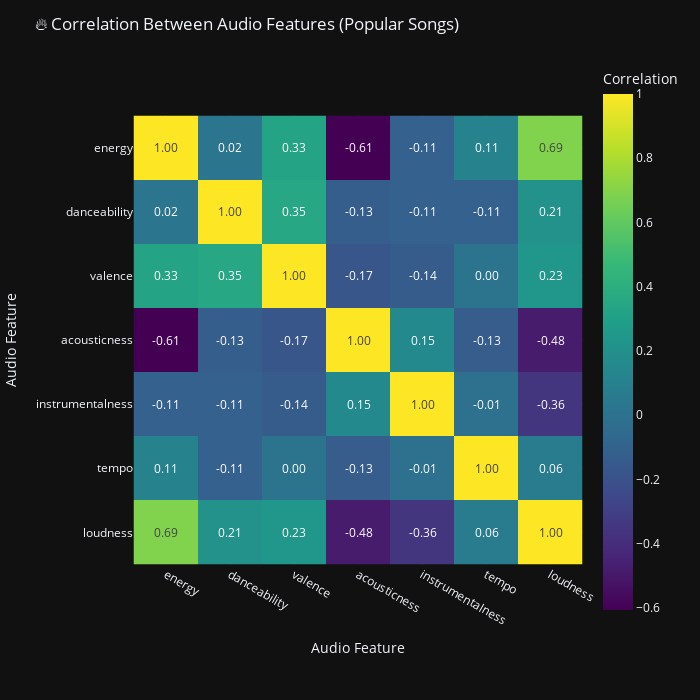
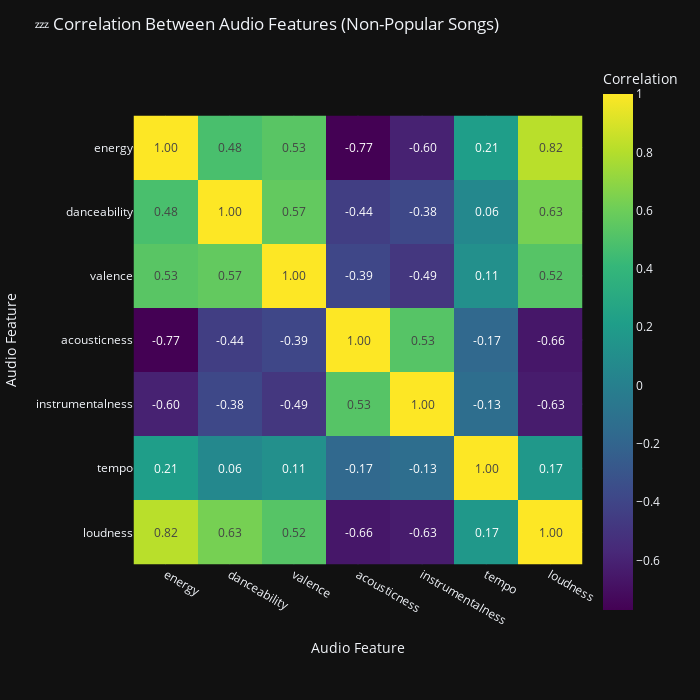

These figures' notebook cell, in order:
### Code cell
# Define features
features = ['energy', 'danceability', 'valence', 'acousticness', 'instrumentalness', 'tempo', 'loudness']

# Normalize 'tempo' and 'loudness' for both datasets
scaler = MinMaxScaler()
high_song_popularity[['tempo', 'loudness']] = scaler.fit_transform(high_song_popularity[['tempo', 'loudness']])
low_song_popularity[['tempo', 'loudness']] = scaler.fit_transform(low_song_popularity[['tempo', 'loudness']])

# Correlation matrices
corr_popular = high_song_popularity[features].corr()
corr_non_popular = low_song_popularity[features].corr()

# Popular songs heatmap
fig_popular = px.imshow(
    corr_popular,
    text_auto='.2f',
    color_continuous_scale='Viridis',
    labels=dict(x="Audio Feature", y="Audio Feature", color="Correlation")
)

fig_popular.update_layout(
    title="Correlation Between Audio Features (Popular Songs)",
    width=700,
    height=700,
    template="plotly_dark"
)

# Non-popular songs heatmap
fig_non_popular = px.imshow(
    corr_non_popular,
    text_auto='.2f',
    color_continuous_scale='Viridis',
    labels=dict(x="Audio Feature", y="Audio Feature", color="Correlation")
)

fig_non_popular.update_layout(
    title="Correlation Between Audio Features (Non-Popular Songs)",
    width=700,
    height=700,
    template="plotly_dark"
)

# Show both
fig_popular.show()
fig_non_popular.show()

### Figure 1 — Plotly figure (JSON) as saved in the notebook; plotly's stock layout.template omitted (floating-point values rounded to 4 significant figures)
{"data": [{"coloraxis": "coloraxis", "hovertemplate": "Audio Feature: %{x}<br>Audio Feature: %{y}<br>Correlation: %{z}<extra></extra>", "name": "0", "texttemplate": "%{z:.2f}", "type": "heatmap", "x": ["energy", "danceability", "valence", "acousticness", "instrumentalness", "tempo", "loudness"], "xaxis": "x", "y": ["energy", "danceability", "valence", "acousticness", "instrumentalness", "tempo", "loudness"], "yaxis": "y", "z": [[1.0, 0.01773, 0.3264, -0.6063, -0.1086, 0.1146, 0.6911], [0.01773, 1.0, 0.3473, -0.1258, -0.1084, -0.1113, 0.2126], [0.3264, 0.3473, 1.0, -0.1739, -0.1397, 0.00269, 0.2346], [-0.6063, -0.1258, -0.1739, 1.0, 0.1518, -0.1329, -0.4814], [-0.1086, -0.1084, -0.1397, 0.1518, 1.0, -0.009404, -0.3557], [0.1146, -0.1113, 0.00269, -0.1329, -0.009404, 1.0, 0.06259], [0.6911, 0.2126, 0.2346, -0.4814, -0.3557, 0.06259, 1.0]]}], "layout": {"coloraxis": {"colorbar": {"title": {"text": "Correlation"}}, "colorscale": [[0, "#440154"], [0.1111, "#482878"], [0.2222, "#3e4989"], [0.3333, "#31688e"], [0.4444, "#26828e"], [0.5556, "#1f9e89"], [0.6667, "#35b779"], [0.7778, "#6ece58"], [0.8889, "#b5de2b"], [1, "#fde725"]]}, "height": 700, "margin": {"t": 60}, "title": {"text": "🔥 Correlation Between Audio Features (Popular Songs)"}, "width": 700, "xaxis": {"anchor": "y", "constrain": "domain", "domain": [0, 1], "scaleanchor": "y", "title": {"text": "Audio Feature"}}, "yaxis": {"anchor": "x", "autorange": "reversed", "constrain": "domain", "domain": [0, 1], "title": {"text": "Audio Feature"}}}}

### Figure 2 — Plotly figure (JSON) as saved in the notebook; plotly's stock layout.template omitted (floating-point values rounded to 4 significant figures)
{"data": [{"coloraxis": "coloraxis", "hovertemplate": "Audio Feature: %{x}<br>Audio Feature: %{y}<br>Correlation: %{z}<extra></extra>", "name": "0", "texttemplate": "%{z:.2f}", "type": "heatmap", "x": ["energy", "danceability", "valence", "acousticness", "instrumentalness", "tempo", "loudness"], "xaxis": "x", "y": ["energy", "danceability", "valence", "acousticness", "instrumentalness", "tempo", "loudness"], "yaxis": "y", "z": [[1.0, 0.48, 0.5338, -0.7696, -0.604, 0.2132, 0.8151], [0.48, 1.0, 0.5677, -0.4423, -0.3833, 0.06038, 0.6282], [0.5338, 0.5677, 1.0, -0.3898, -0.4862, 0.1141, 0.5246], [-0.7696, -0.4423, -0.3898, 1.0, 0.5253, -0.1711, -0.657], [-0.604, -0.3833, -0.4862, 0.5253, 1.0, -0.1332, -0.631], [0.2132, 0.06038, 0.1141, -0.1711, -0.1332, 1.0, 0.1748], [0.8151, 0.6282, 0.5246, -0.657, -0.631, 0.1748, 1.0]]}], "layout": {"coloraxis": {"colorbar": {"title": {"text": "Correlation"}}, "colorscale": [[0, "#440154"], [0.1111, "#482878"], [0.2222, "#3e4989"], [0.3333, "#31688e"], [0.4444, "#26828e"], [0.5556, "#1f9e89"], [0.6667, "#35b779"], [0.7778, "#6ece58"], [0.8889, "#b5de2b"], [1, "#fde725"]]}, "height": 700, "margin": {"t": 60}, "title": {"text": "💤 Correlation Between Audio Features (Non-Popular Songs)"}, "width": 700, "xaxis": {"anchor": "y", "constrain": "domain", "domain": [0, 1], "scaleanchor": "y", "title": {"text": "Audio Feature"}}, "yaxis": {"anchor": "x", "autorange": "reversed", "constrain": "domain", "domain": [0, 1], "title": {"text": "Audio Feature"}}}}
